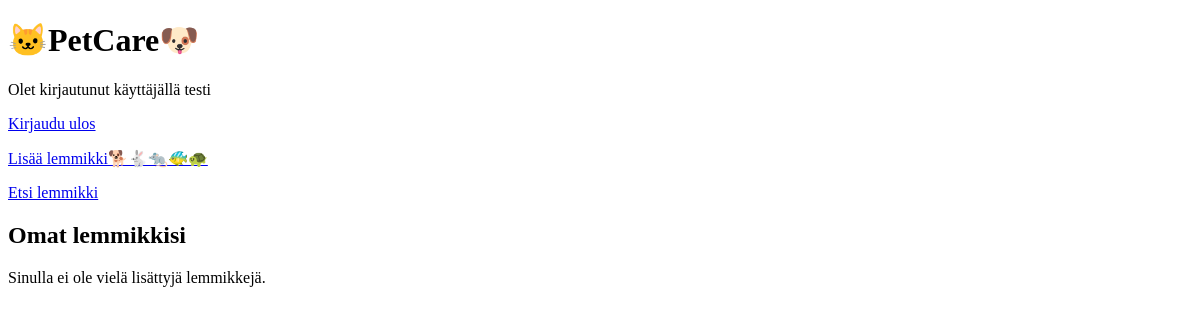
Before: / (signed in) with the older database file.
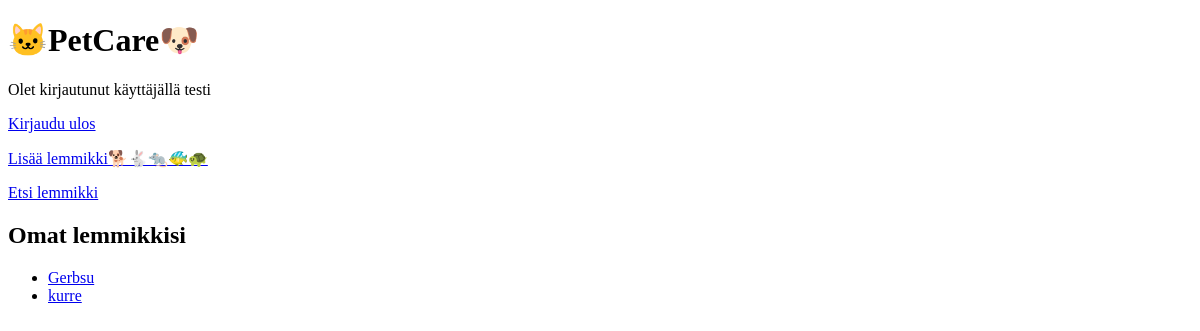
After: the same page with the newer database file.
### tables this page shows
CREATE TABLE users (
    id INTEGER PRIMARY KEY,
    username TEXT UNIQUE,
    password_hash TEXT
);

CREATE TABLE pets (
    id INTEGER PRIMARY KEY AUTOINCREMENT,
    animal_id INTEGER NOT NULL,
    breed_id INTEGER NOT NULL,
    pet_name TEXT NOT NULL,
    description TEXT, user_id INTEGER REFERENCES users(id),
    FOREIGN KEY (animal_id) REFERENCES animals(id),
    FOREIGN KEY (breed_id) REFERENCES breeds(id)
);

### app.py (the view)
@app.route("/")
def index():
    pets_list = pets.get_user_pets() if "username" in session else []
    return render_template("index.html", pets=pets_list)

### db.py (called while the page is built)
def get_connection():
    con = sqlite3.connect("database.db")
    con.execute("PRAGMA foreign_keys = ON")
    con.row_factory = sqlite3.Row
    return con

def query(sql, params=[]):
    con = get_connection()
    result = con.execute(sql, params).fetchall()
    con.close()
    return result

### pets.py (called while the page is built)
def get_user_id():
    if "username" not in session:
        return None
    user_query = db.query("SELECT id FROM users WHERE username = ?", [session["username"]])
    return user_query[0][0] if user_query else None

def get_user_pets():
    user_id = get_user_id()
    if not user_id:
        return []
    return db.query("""
        SELECT p.id, p.pet_name, b.breed_name, p.description
        FROM pets p
        JOIN breeds b ON p.breed_id = b.id
        WHERE p.user_id = ?
        ORDER BY p.pet_name
    """, [user_id])

### templates/index.html (shortened to what this page needs)
<!DOCTYPE html>
<html>
<head>
</head>
<body>
  <h1>🐱PetCare🐶</h1>
  {% if session.username %}
    <p>Olet kirjautunut käyttäjällä {{ session.username }}</p>
    <p><a href="/logout">Kirjaudu ulos</a></p>
    <p><a href="/new_pet">Lisää lemmikki🐕🐇🐀🐠🐢</a></p>
    <p><a href="/find_pet">Etsi lemmikki</a></p>
    <h2>Omat lemmikkisi</h2>
    {% if pets %}
      <ul>
        {% for pet in pets %}
          <li><a href="/pet/{{ pet.id }}">{{ pet.pet_name }}</a></li>
        {% endfor %}
      </ul>
    {% else %}
      <p>Sinulla ei ole vielä lisättyjä lemmikkejä.</p>
    {% endif %}
  {% endif %}
</body>
</html>

Changed rows visible on the page:
added pets: pet_name "Gerbsu"
added pets: pet_name "kurre"
Other visible differences:
text no longer shown: "Sinulla ei ole vielä lisättyjä lemmikkejä."
